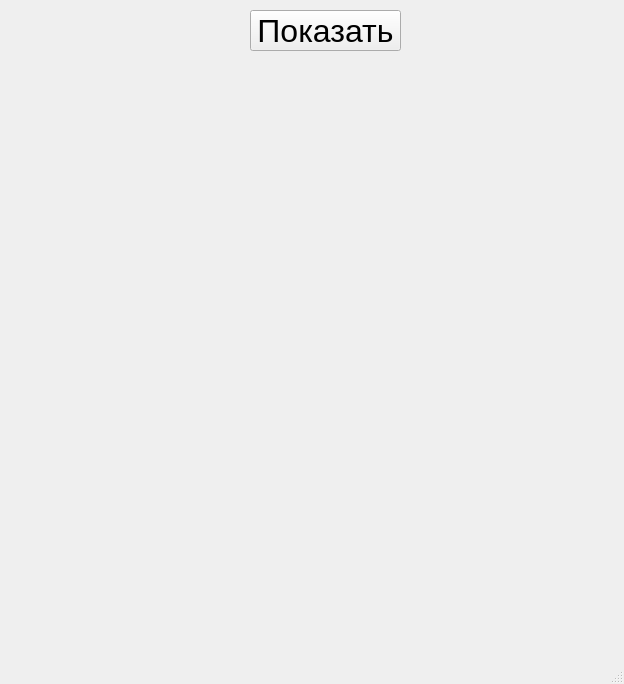
<?xml version="1.0" encoding="UTF-8"?>
<ui version="4.0">
 <class>MainWindow</class>
 <widget class="QMainWindow" name="MainWindow">
  <property name="geometry">
   <rect>
    <x>0</x>
    <y>0</y>
    <width>624</width>
    <height>684</height>
   </rect>
  </property>
  <property name="windowTitle">
   <string>MainWindow</string>
  </property>
  <widget class="QWidget" name="centralwidget">
   <widget class="QPushButton" name="show_button">
    <property name="geometry">
     <rect>
      <x>250</x>
      <y>10</y>
      <width>151</width>
      <height>41</height>
     </rect>
    </property>
    <property name="font">
     <font>
      <pointsize>24</pointsize>
     </font>
    </property>
    <property name="text">
     <string>Показать</string>
    </property>
   </widget>
  </widget>
  <widget class="QMenuBar" name="menubar">
   <property name="geometry">
    <rect>
     <x>0</x>
     <y>0</y>
     <width>624</width>
     <height>18</height>
    </rect>
   </property>
  </widget>
  <widget class="QStatusBar" name="statusbar"/>
 </widget>
 <resources/>
 <connections/>
</ui>
